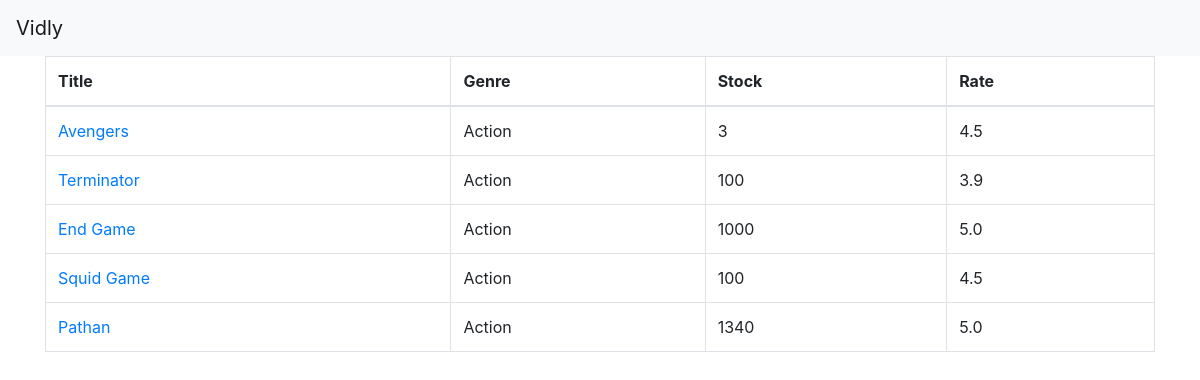
Page /movies/ on the committed database.
### movies/models.py (models this page shows, shortened)
class Movie(models.Model):
    title = models.CharField(max_length=255)
    release_year = models.IntegerField()
    number_in_stock = models.IntegerField()
    daily_rate = models.FloatField()
    genre = models.ForeignKey(Genre, on_delete=models.CASCADE)
    date_created = models.DateTimeField(default=timezone.now)

class Genre(models.Model):
    name = models.CharField(max_length=255)
    def __str__(self):
        return self.name

### movies/views.py (the view)
# urls.py: path('', views.index, name='index'),
def index(request):
    movies = Movie.objects.all()
    context = {
        'movies': movies
    }
    return render(request, 'movies/index.html', context)

### movies/templates/movies/index.html
{% extends "base.html" %}
{%block content%}
    <table class="table table-bordered table-hover">
        <thead>
            <tr>
                <th>Title</th>
                <th>Genre</th>
                <th>Stock</th>
                <th>Rate</th>
            </tr>
        </thead>
        <tbody>
            {% for movie in movies %}
            <tr>
                <td>
                    <a href="{% url 'movies:detail' movie.id %}">{{movie.title}}</a>
                </td>
                <td>{{movie.genre}}</td>
                <td>{{movie.number_in_stock}}</td>
                <td>{{movie.daily_rate}}</td>
            </tr>
            {% endfor %}
        </tbody>
    </table>
{%endblock%}

### templates/base.html (shortened to what this page needs)
<!doctype html>
<html lang="en">
  <head>
    <link rel="stylesheet" href="https://cdn.jsdelivr.net/npm/bootstrap@4.1.3/dist/css/bootstrap.min.css">
  </head>
  <body>
    <nav class="navbar navbar-light bg-light">
        <a class="navbar-brand" href="#">Vidly</a>
    </nav>
    <main class='container'>
        {% block content %}
        {% endblock  %}
    </main>
  </body>
</html>

### rows in the picture
Movie: title "Avengers", genre "Action", number_in_stock "3", daily_rate "4.5"
Movie: title "Terminator", genre "Action", number_in_stock "100", daily_rate "3.9"
Movie: title "End Game", genre "Action", number_in_stock "1000", daily_rate "5.0"
Movie: title "Squid Game", genre "Action", number_in_stock "100", daily_rate "4.5"
Movie: title "Pathan", genre "Action", number_in_stock "1340", daily_rate "5.0"
